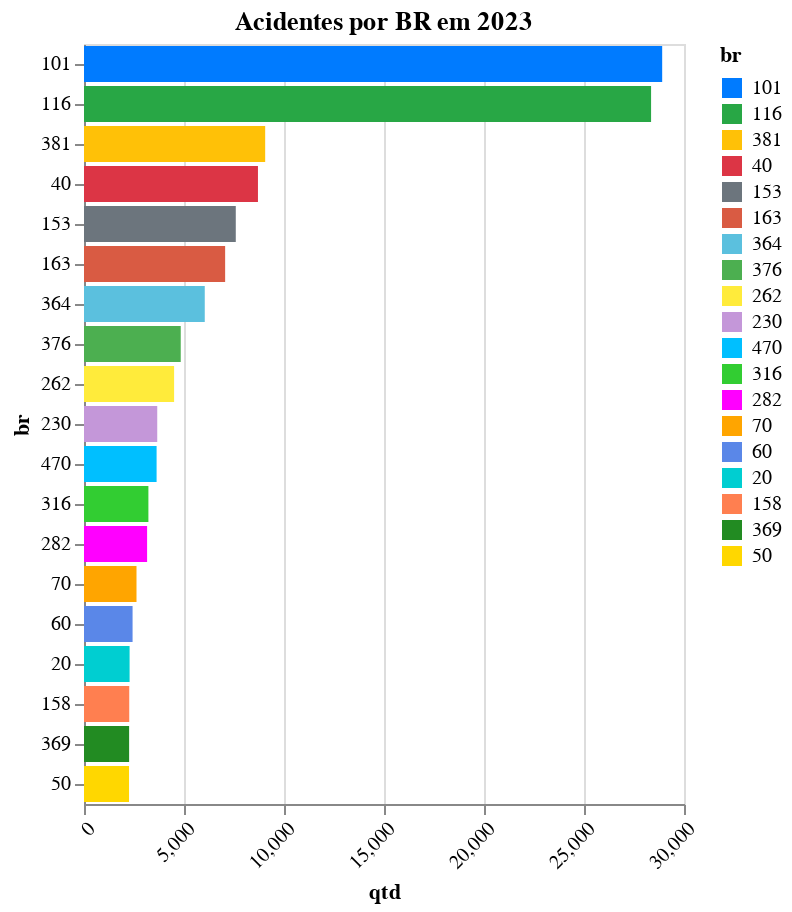

The notebook cell this image was saved under:
### Code cell
df_filtrado_br = df_acidentes_br_geral[(df_acidentes_br_geral['ano'] == '2023')]
df_filtrado_br

grafico_aba_04 = gera_grafico_barras_horizontal_por_br('Acidentes por BR em 2023', df_filtrado_br)

# Exibir o gráfico de barras empilhadas
grafico_aba_04

### Figure 1 — Vega-Lite specification as saved in the notebook (floating-point values rounded to 4 significant figures)
{"config": {"view": {"continuousWidth": 300, "continuousHeight": 300}}, "data": {"name": "data-51fd6bbced039560697015e609498082"}, "mark": {"type": "bar"}, "encoding": {"color": {"field": "br", "scale": {"domain": [101, 116, 381, 40, 153, 163, 364, 376, 262, 230, 470, 316, 282, 70, 60, 20, 158, 369, 50], "range": ["#007bff", "#28a745", "#ffc107", "#dc3545", "#6c757d", "#d95b43", "#5bc0de", "#4caf50", "#ffeb3b", "#c497d9", "#00BFFF", "#32CD32", "#FF00FF", "#FFA500", "#5A87E8", "#00CED1", "#FF7F50", "#228B22", "#FFD700", "#000080", "#FF1493", "#4B0082", "#8A2BE2", "#7FFF00", "#00FFFF", "#008000"]}, "type": "nominal"}, "tooltip": [{"field": "br", "type": "quantitative"}, {"field": "qtd", "type": "quantitative"}], "x": {"axis": {"labelAngle": -45}, "field": "qtd", "type": "quantitative"}, "y": {"axis": {"labelLimit": 200}, "field": "br", "sort": "-x", "type": "nominal"}}, "params": [{"name": "param_27", "select": {"type": "interval", "encodings": ["x", "y"]}, "bind": "scales"}], "title": "Acidentes por BR em 2023", "$schema": "https://vega.github.io/schema/vega-lite/v5.17.0.json", "datasets": {"data-51fd6bbced039560697015e609498082": [{"br": 101, "qtd": 28909, "ano": "2023"}, {"br": 116, "qtd": 28354, "ano": "2023"}, {"br": 381, "qtd": 9059, "ano": "2023"}, {"br": 40, "qtd": 8698, "ano": "2023"}, {"br": 153, "qtd": 7589, "ano": "2023"}, {"br": 163, "qtd": 7057, "ano": "2023"}, {"br": 364, "qtd": 6038, "ano": "2023"}, {"br": 376, "qtd": 4837, "ano": "2023"}, {"br": 262, "qtd": 4505, "ano": "2023"}, {"br": 230, "qtd": 3662, "ano": "2023"}, {"br": 470, "qtd": 3630, "ano": "2023"}, {"br": 316, "qtd": 3220, "ano": "2023"}, {"br": 282, "qtd": 3155, "ano": "2023"}, {"br": 70, "qtd": 2625, "ano": "2023"}, {"br": 60, "qtd": 2429, "ano": "2023"}, {"br": 20, "qtd": 2280, "ano": "2023"}, {"br": 158, "qtd": 2262, "ano": "2023"}, {"br": 369, "qtd": 2256, "ano": "2023"}, {"br": 50, "qtd": 2252, "ano": "2023"}]}}
